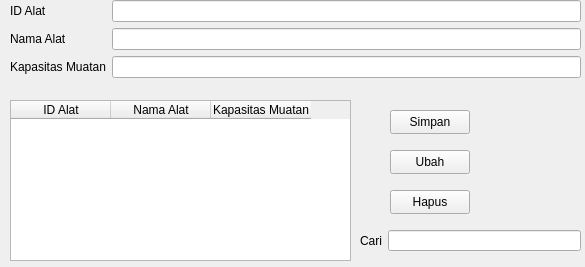
<?xml version="1.0" encoding="UTF-8"?>
<ui version="4.0">
 <class>Form</class>
 <widget class="QWidget" name="Form">
  <property name="geometry">
   <rect>
    <x>0</x>
    <y>0</y>
    <width>585</width>
    <height>267</height>
   </rect>
  </property>
  <property name="windowTitle">
   <string>Form</string>
  </property>
  <widget class="QWidget" name="formLayoutWidget">
   <property name="geometry">
    <rect>
     <x>10</x>
     <y>0</y>
     <width>571</width>
     <height>91</height>
    </rect>
   </property>
   <layout class="QFormLayout" name="formLayout">
    <item row="0" column="0">
     <widget class="QLabel" name="iDAlatLabel">
      <property name="text">
       <string>ID Alat</string>
      </property>
     </widget>
    </item>
    <item row="0" column="1">
     <widget class="QLineEdit" name="alatEdit"/>
    </item>
    <item row="1" column="0">
     <widget class="QLabel" name="namaAlatLabel">
      <property name="text">
       <string>Nama Alat</string>
      </property>
     </widget>
    </item>
    <item row="1" column="1">
     <widget class="QLineEdit" name="namaEdit"/>
    </item>
    <item row="2" column="0">
     <widget class="QLabel" name="kapasitasMuatanLabel">
      <property name="text">
       <string>Kapasitas Muatan</string>
      </property>
     </widget>
    </item>
    <item row="2" column="1">
     <widget class="QLineEdit" name="kapasitasEdit"/>
    </item>
   </layout>
  </widget>
  <widget class="QTableWidget" name="tableWidget">
   <property name="geometry">
    <rect>
     <x>10</x>
     <y>100</y>
     <width>341</width>
     <height>161</height>
    </rect>
   </property>
   <column>
    <property name="text">
     <string>ID Alat</string>
    </property>
   </column>
   <column>
    <property name="text">
     <string>Nama Alat</string>
    </property>
   </column>
   <column>
    <property name="text">
     <string>Kapasitas Muatan</string>
    </property>
   </column>
  </widget>
  <widget class="QPushButton" name="pushButton">
   <property name="geometry">
    <rect>
     <x>390</x>
     <y>110</y>
     <width>80</width>
     <height>24</height>
    </rect>
   </property>
   <property name="text">
    <string>Simpan</string>
   </property>
  </widget>
  <widget class="QPushButton" name="pushButton_2">
   <property name="geometry">
    <rect>
     <x>390</x>
     <y>150</y>
     <width>80</width>
     <height>24</height>
    </rect>
   </property>
   <property name="text">
    <string>Ubah</string>
   </property>
  </widget>
  <widget class="QPushButton" name="pushButton_3">
   <property name="geometry">
    <rect>
     <x>390</x>
     <y>190</y>
     <width>80</width>
     <height>24</height>
    </rect>
   </property>
   <property name="text">
    <string>Hapus</string>
   </property>
  </widget>
  <widget class="QWidget" name="formLayoutWidget_2">
   <property name="geometry">
    <rect>
     <x>360</x>
     <y>230</y>
     <width>221</width>
     <height>21</height>
    </rect>
   </property>
   <layout class="QFormLayout" name="formLayout_2">
    <item row="0" column="0">
     <widget class="QLabel" name="cariLabel">
      <property name="text">
       <string>Cari</string>
      </property>
     </widget>
    </item>
    <item row="0" column="1">
     <widget class="QLineEdit" name="cariEdit"/>
    </item>
   </layout>
  </widget>
 </widget>
 <resources/>
 <connections/>
</ui>
